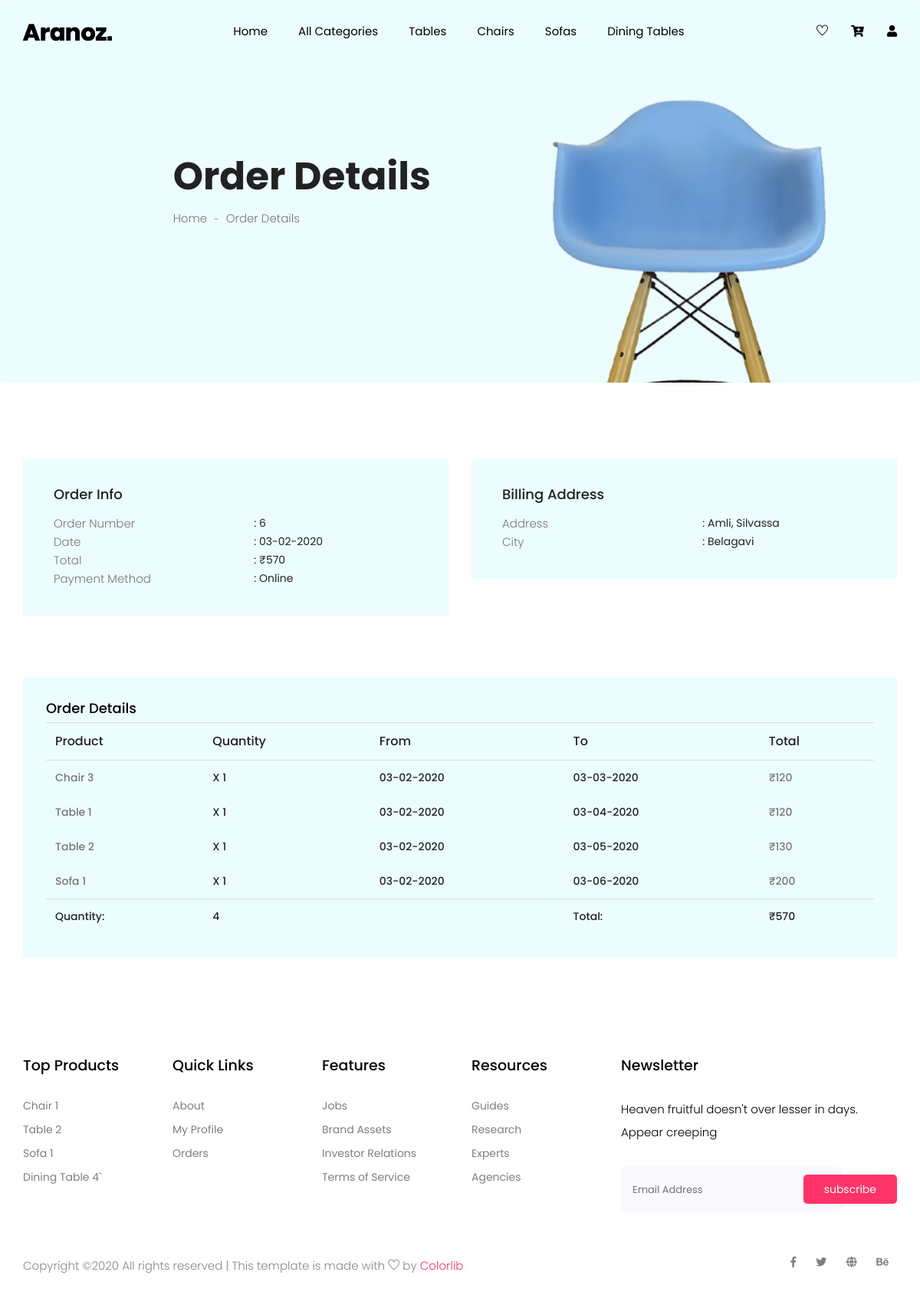
The app's page /orderdetails.php?orderid=6 (signed in) with its own data.
### tables this page shows
CREATE TABLE `bookings` (
  `booking_id` int(11) NOT NULL,
  `user_type_id` int(11) NOT NULL,
  `user_id` int(11) NOT NULL,
  `booking_date` datetime NOT NULL,
  `date_updated` datetime NOT NULL,
  `total` float NOT NULL,
  `disc_perc` float NOT NULL,
  `disc_amt` float NOT NULL,
  `grand_total` float NOT NULL,
  `booking_status_id` int(11) NOT NULL
);

CREATE TABLE `booking_product_map` (
  `bpm_id` int(11) NOT NULL,
  `booking_id` int(11) NOT NULL,
  `product_id` int(11) NOT NULL,
  `qty` int(11) NOT NULL,
  `from_date` datetime NOT NULL,
  `to_date` datetime NOT NULL,
  `rate` float NOT NULL,
  `gst` float NOT NULL,
  `total` float NOT NULL
);

CREATE TABLE `products` (
  `product_id` int(11) NOT NULL,
  `name` varchar(200) NOT NULL,
  `category_id` int(11) NOT NULL,
  `buying_price` float NOT NULL,
  `renting_price_per_day` float NOT NULL,
  `date_created` datetime NOT NULL,
  `date_updated` datetime NOT NULL
);

### orderdetails.php (the view, shortened to what this page needs)
<!doctype html>
<html lang="zxx">
<head>
    <link rel="stylesheet" href="css/bootstrap.min.css">
    <link rel="stylesheet" href="css/animate.css">
    <link rel="stylesheet" href="css/owl.carousel.min.css">
    <link rel="stylesheet" href="css/nice-select.css">
    <link rel="stylesheet" href="css/all.css">
    <link rel="stylesheet" href="css/flaticon.css">
    <link rel="stylesheet" href="css/themify-icons.css">
    <link rel="stylesheet" href="css/magnific-popup.css">
    <link rel="stylesheet" href="css/slick.css">
    <link rel="stylesheet" href="css/price_rangs.css">
    <link rel="stylesheet" href="css/style.css">
</head>
<body>
    <?php session_start();
    include("header.php");
    include("config.php");
    $booking_id = $_GET['orderid'];
    $total_quantity = 0;
    $order_details_stmt = "SELECT * FROM bookings WHERE booking_id = '" . $booking_id . "'";
    $order_details_query = mysqli_query($dbh, $order_details_stmt);
    $order_details = mysqli_fetch_assoc($order_details_query);
    $order_date = date_format(date_create($order_details['booking_date']), "d-m-Y");
    $products_stmt = "SELECT booking_id,bpm.product_id,qty,from_date,to_date,total,p.name FROM booking_product_map bpm, products p WHERE booking_id = '" . $order_details['booking_id'] . "' AND bpm.product_id = p.product_id";
    $products_query = mysqli_query($dbh, $products_stmt);
    $products = mysqli_fetch_all($products_query, MYSQLI_ASSOC);
    ?>
    <section class="breadcrumb breadcrumb_bg">
        <div class="container">
            <div class="row justify-content-center">
                <div class="col-lg-8">
                    <div class="breadcrumb_iner">
                        <div class="breadcrumb_iner_item">
                            <h2>Order Details</h2>
                            <p>Home <span>-</span> Order Details</p>
                        </div>
                    </div>
                </div>
            </div>
        </div>
    </section>
    <section class="confirmation_part padding_top">
        <div class="container">
            <div class="row">
                <div class="col-lg-6 col-lx-4">
                    <div class="single_confirmation_details">
                        <h4>order info</h4>
                        <ul>
                            <li>
                                <p>order number</p><span>: <?php echo $order_details['booking_id']; ?></span>
                            </li>
                            <li>
                                <p>date</p><span>: <?php echo $order_date; ?></span>
                            </li>
                            <li>
                                <p>total</p><span>: &#8377;<?php echo $order_details['grand_total']; ?></span>
                            </li>
                            <li>
                                <p>Payment method</p><span>: Online</span>
                            </li>
                        </ul>
                    </div>
                </div>
                <div class="col-lg-6 col-lx-4">
                    <div class="single_confirmation_details">
                        <h4>Billing Address</h4>
                        <ul>
                            <li>
                                <p>Address</p><span>: <?php echo $_SESSION['address']; ?></span>
                            </li>
                            <li>
                                <p>City</p><span>: <?php echo $_SESSION['city']; ?></span>
                            </li>
                        </ul>
                    </div>
                </div>
            </div>
            <div class="row">
                <div class="col-lg-12">
                    <div class="order_details_iner">
                        <h3>Order Details</h3>
                        <table class="table table-borderless">
                            <thead>
                                <tr>
                                    <th scope="col" colspan="2">Product</th>
                                    <th scope="col">Quantity</th>
                                    <th scope="col">From</th>
                                    <th scope="col">To</th>
                                    <th scope="col">Total</th>
                                </tr>
                            </thead>
                            <tbody>
                                <?php for ($i = 0; $i < mysqli_num_rows($products_query); $i++) { ?>
                                    <tr>
                                        <th colspan="2"><span><?php echo $products[$i]['name']; ?></span></th>
                                        <th>x <?php echo $products[$i]['qty']; ?></th>
                                        <th><?php echo date_format(date_create($products[$i]['from_date']), "d-m-Y"); ?></th>
                                        <th><?php echo date_format(date_create($products[$i]['to_date']), "d-m-Y"); ?></th>
                                        <th> <span>&#8377;<?php echo $products[$i]['total']; ?></span></th>
                                    </tr>
                                <?php
                                    $total_quantity += $products[$i]['qty'];
                                } ?>
                            </tbody>
                            <tfoot>
                                <tr>
                                    <th scope="col">Quantity:</th>
                                    <th scope="col" colspan="3"><?php echo $total_quantity; ?></th>
                                    <th scope="col">Total:</th>
                                    <th scope="col">&#8377;<?php echo $order_details['grand_total']; ?></th>
                                </tr>
                            </tfoot>
                        </table>
                    </div>
                </div>
            </div>
        </div>
    </section>
    <?php include("footer.php") ?>
</body>
</html>

### records on screen
bookings: booking_id "6", booking_date "03-02-2020", grand_total "570"
booking_product_map: product.name "Chair 3", qty "1", from_date "03-02-2020", to_date "03-03-2020", total "120"
booking_product_map: product.name "Table 1", qty "1", from_date "03-02-2020", to_date "03-04-2020", total "120"
booking_product_map: product.name "Table 2", qty "1", from_date "03-02-2020", to_date "03-05-2020", total "130"
booking_product_map: product.name "Sofa 1", qty "1", from_date "03-02-2020", to_date "03-06-2020", total "200"

### other values on screen
$_SESSION['address'] "Amli, Silvassa"
$_SESSION['city'] "Belagavi"
$total_quantity "4"
